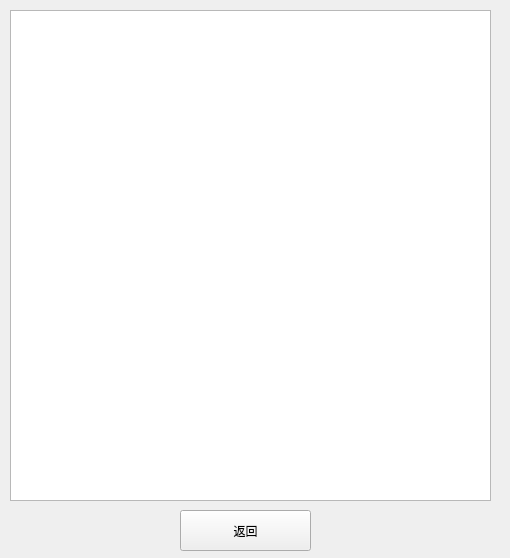
<?xml version="1.0" encoding="UTF-8"?>
<ui version="4.0">
 <class>landlordsbought_information</class>
 <widget class="QWidget" name="landlordsbought_information">
  <property name="geometry">
   <rect>
    <x>0</x>
    <y>0</y>
    <width>510</width>
    <height>558</height>
   </rect>
  </property>
  <property name="windowTitle">
   <string>房东合同信息</string>
  </property>
  <widget class="QListWidget" name="listWidget">
   <property name="geometry">
    <rect>
     <x>10</x>
     <y>10</y>
     <width>481</width>
     <height>491</height>
    </rect>
   </property>
  </widget>
  <widget class="QPushButton" name="pushButton">
   <property name="geometry">
    <rect>
     <x>180</x>
     <y>510</y>
     <width>131</width>
     <height>41</height>
    </rect>
   </property>
   <property name="styleSheet">
    <string notr="true">font: 25 12pt &quot;Microsoft YaHei&quot;;</string>
   </property>
   <property name="text">
    <string>返回</string>
   </property>
  </widget>
 </widget>
 <resources/>
 <connections/>
</ui>
